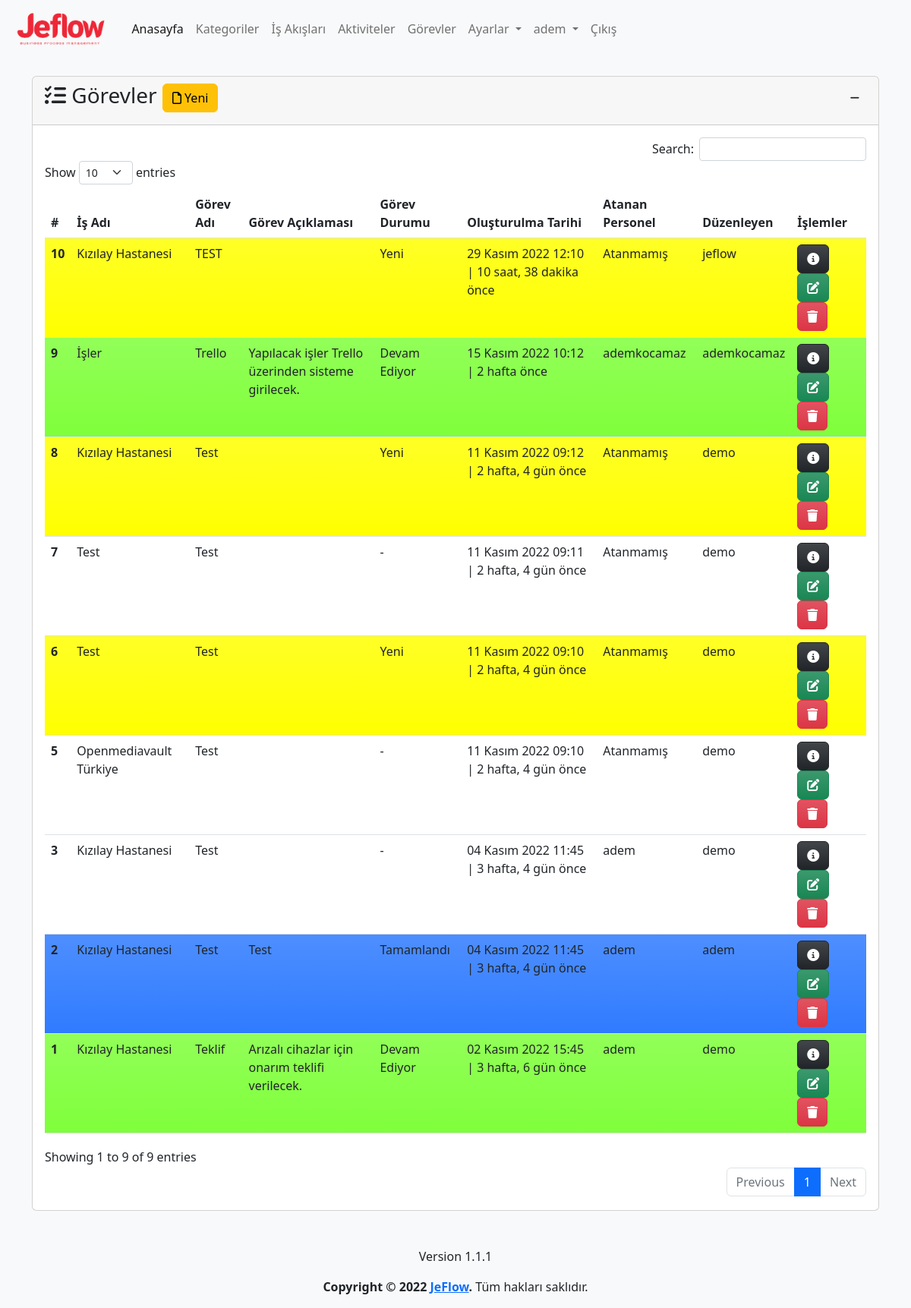
The app's page /task/ (signed in) with its own data.
### app/models.py (models this page shows, shortened)
class Task(models.Model):
    process=models.ForeignKey(Process,on_delete=models.CASCADE,verbose_name='İş Adı')
    name=models.CharField(max_length=500,verbose_name='Görev Adı')
    description=models.TextField(verbose_name='Görev Açıklaması', blank=True, null=True)
    state=models.ForeignKey(State, on_delete=models.SET_NULL,verbose_name='Durum', blank=True, null=True)
    assigned_user=models.ForeignKey(User,on_delete=models.SET_NULL,related_name='assigned_user',verbose_name='Atanan Personel', blank=True, null=True)
    file=models.FileField(upload_to='task_files/%Y/%m/%d/', verbose_name='Dosya', blank=True, null=True)
    created_date=models.DateTimeField(auto_now_add=True, verbose_name='Oluşturulma Tarihi')
    user=models.ForeignKey(User,on_delete=models.CASCADE,verbose_name='Kullanıcı', blank=True, null=True)
    class Meta:
        verbose_name='Görev'
        verbose_name_plural='Görevler'

class Process(models.Model):
    category=models.ForeignKey(Category,on_delete=models.CASCADE,verbose_name='Kategori')
    name=models.CharField(max_length=500,verbose_name='İş Akış Adı')
    description=models.TextField(verbose_name='İş Akış Açıklaması', blank=True, null=True)
    state=models.ForeignKey(State, on_delete=models.SET_NULL,verbose_name='Durum', blank=True, null=True)
    file=models.FileField(upload_to='process_files/%Y/%m/%d/', verbose_name='Dosya', blank=True, null=True)
    created_date=models.DateTimeField(auto_now_add=True, verbose_name='Oluşturulma Tarihi')
    user=models.ForeignKey(User,on_delete=models.CASCADE,verbose_name='Kullanıcı', blank=True, null=True)
    def __str__(self):
        return self.name # + ' - ' + self.created_date.strftime("%d.%m.%Y, %H:%M:%S")
    class Meta:
        verbose_name='İş Akışı'
        verbose_name_plural='İş Akışları'

class State(models.Model):
    name=models.CharField(max_length=100,verbose_name='Durum')
    description=models.TextField(verbose_name='Açıklama', blank=True, null=True)
    color=ColorField(default='#FFFFFF',verbose_name='Renk')
    created_date=models.DateTimeField(auto_now_add=True, verbose_name='Oluşturulma Tarihi', blank=True, null=True)
    user=models.ForeignKey(User,on_delete=models.PROTECT,verbose_name='Kullanıcı', blank=True, null=True)
    def __str__(self):
        return self.name
    class Meta:
        verbose_name='Durum'
        verbose_name_plural='Durumlar'

### app/views.py (the view, shortened to what this page needs)
# urls.py: path('task/', views.task, name='task'),
@login_required(login_url='/user/login/')
def task(request):
    state=get_object_or_404(State,name='Yeni')
    task_form=TaskForm(initial={'state':state})
    tasks = Task.objects.order_by('-created_date')
    context = {
        'task_form':task_form,
        'tasks': tasks
    }
    return render(request, 'app/task.html', context)

### app/forms.py
class TaskForm(forms.ModelForm):
    class Meta:
        model=Task
        fields=('process','name','description','assigned_user','state', 'file')

### templates/app/task.html (shortened to what this page needs)
{% extends 'layout.html' %}
{% load humanize %}
{% block content %}
{% load crispy_forms_tags %}
<div class="row mt-3">
    <div class="col-md-12">
        <div class="card">
            <div class="card-header">
                <h3 class="card-title">
                    <i class="fa-solid fa-list-check"></i>
                    Görevler
                    <button type="button" class="btn btn-warning" data-bs-toggle="modal" data-bs-target="#taskModal">
                        <i class="fa-regular fa-file"></i>
                        Yeni
                    </button>
                    <div class="float-end">
                        <button class="btn btn-sm" type="button" data-bs-toggle="collapse"
                            data-bs-target="#collapseTask" aria-expanded="false" aria-controls="collapseTask">
                            <i class="fa-solid fa-minus"></i>
                        </button>
                    </div>
                </h3>
            </div>
            <div class="collapse show" id="collapseTask">
                <div class="card-body">
                    {% if tasks %}
                    <table id="task" class="table table-hover">
                        <thead>
                            <tr>
                                <th scope="col">#</th>
                                <th scope="col">İş Adı</th>
                                <th scope="col">Görev Adı</th>
                                <th scope="col">Görev Açıklaması</th>
                                <th scope="col">Görev Durumu</th>
                                <th scope="col">Oluşturulma Tarihi</th>
                                <th scope="col">Atanan Personel</th>
                                <th scope="col">Düzenleyen</th>
                                <th scope="col">İşlemler</th>
                            </tr>
                        </thead>
                        <tbody>
                            {% for task in tasks %}
                            <tr class="bg-gradient" style="background-color: {{ task.state.color }}">
                                <th scope="row">{{ task.id }}</th>
                                <td>{{ task.process }}</td>
                                <td>{{ task.name }}</td>
                                <td>{{ task.description | safe }}</td>
                                <td>
                                    {% if task.state is not None %}
                                    {{task.state}}
                                    {% else %}
                                    -
                                    {% endif %}
                                </td>
                                <td>{{ task.created_date }} | {{ task.created_date | timesince}} önce</td>
                                <td>
                                    {% if task.assigned_user is not None%}
                                    {{ task.assigned_user }}
                                    {% else %}
                                    Atanmamış
                                    {% endif %}
                                </td>
                                <td>{{ task.user }}</td>
                                <td>
                                    <a href="{% url 'task_detail' task.id %}" class="btn btn-dark bg-gradient"
                                        data-bs-toggle="popover" data-bs-trigger="hover" data-bs-title="Detaylar"
                                        data-bs-content="Seçili satırdaki kaydın detaylarını görüntüler.">
                                        <i class="fa-solid fa-circle-info"></i>
                                    </a>
                                    <a class="btn btn-success bg-gradient" href="{% url 'task_update' task.id %}"
                                        data-bs-toggle="popover" data-bs-trigger="hover" data-bs-title="Düzenle"
                                        data-bs-content="Seçili satırdaki kaydı düzenler.">
                                        <i class="fa-solid fa-pen-to-square"></i>
                                    </a>
                                    <a class="btn btn-danger bg-gradient" href="{% url 'task_delete' task.id %}"
                                        data-bs-toggle="popover" data-bs-trigger="hover" data-bs-title="Sil"
                                        data-bs-content="Seçili satırdaki kaydı siler.">
                                        <i class="fa-solid fa-trash"></i>
                                    </a>
                                </td>
                            </tr>
                            {% endfor %}
                        </tbody>
                    </table>
                    {% else %}
                    <div class="alert alert-warning">
                        <p>Görev bulunamadı.</p>
                    </div>
                    {% endif %}
                </div>
            </div>
        </div>
    </div>
</div>
{% endblock %}

### templates/layout.html (shortened to what this page needs)
{% load static %}
<!doctype html>
<html lang="tr">
<head>
  <link href="https://cdn.jsdelivr.net/npm/bootstrap@5.2.2/dist/css/bootstrap.min.css" rel="stylesheet"
>
  <link rel="stylesheet" href="{% static 'css/jeflow.css' %}">
  <link href="https://cdn.jsdelivr.net/npm/summernote@0.8.18/dist/summernote-lite.min.css" rel="stylesheet">
  <link href="https://cdn.jsdelivr.net/npm/select2@4.1.0-rc.0/dist/css/select2.min.css" rel="stylesheet" />
  <link rel="stylesheet" type="text/css" href="https://cdn.datatables.net/1.12.1/css/dataTables.bootstrap5.min.css">
  <link rel="stylesheet" type="text/css"
    href="https://cdn.datatables.net/responsive/2.3.0/css/responsive.dataTables.min.css">
  <link rel="stylesheet" type="text/css" href="https://cdn.datatables.net/buttons/2.2.3/css/buttons.bootstrap5.min.css">
</head>
<body class="bg-light">
  <header>
    <nav class="navbar navbar-expand-lg bg-light">
      <div class="container-fluid">
        <a class="navbar-brand" href="{% url 'index' %}">
          <img class="logo" src="{% static 'img/logo-text.png' %}" alt="JeFlow">
        </a>
        <div class="collapse navbar-collapse" id="navbarNavDropdown">
          <ul class="navbar-nav">
            <li class="nav-item">
              <a class="nav-link active" aria-current="page" href="{% url 'index' %}">Anasayfa</a>
            </li>
            {% if user.is_authenticated %}
            <li class="nav-item">
              <a class="nav-link" href="{% url 'category' %}">Kategoriler</a>
            </li>
            <li class="nav-item">
              <a class="nav-link" href="{% url 'process' %}">İş Akışları</a>
            </li>
            <li class="nav-item">
              <a class="nav-link" href="{% url 'activity' %}">Aktiviteler</a>
            </li>
            <li class="nav-item">
              <a class="nav-link" href="{% url 'task' %}">Görevler</a>
            </li>
            <li class="nav-item dropdown">
              <a class="nav-link dropdown-toggle" href="{% url 'settings' %}" role="button" data-bs-toggle="dropdown"
                aria-expanded="false">
                Ayarlar
              </a>
            </li>
            <li class="nav-item dropdown">
              <a class="nav-link dropdown-toggle" href="{% url 'profile' %}" role="button" data-bs-toggle="dropdown"
                aria-expanded="false">
                {{ user }}
              </a>
            </li>
            <li class="nav-item">
              <a class="nav-link" href="javascript:{document.getElementById('logout').submit()}">Çıkış</a>
            </li>
            {% else %}
            <li class="nav-item">
              <a class="nav-link" href="{% url 'register' %}">Kayıt Ol</a>
            </li>
            {% endif %}
          </ul>
        </div>
      </div>
    </nav>
  </header>
  <main>
    <div class="container mt-4">
      {% block content %}
      {% endblock %}
    </div>
  </main>
  <footer class="mt-5">
    <div class="d-flex flex-column justify-content-center align-items-center">
      <p>Version 1.1.1</p>
      <p><strong>Copyright &copy; 2022 <a href="{% url 'index' %}">JeFlow</a>.</strong> Tüm hakları saklıdır.</p>
    </div>
  </footer>
</body>
</html>

### static/css/jeflow.css (style rules this page uses)
img.logo { height: 50px; }

### records on screen
Task: id "10", process "Kızılay Hastanesi", name "TEST", state "Yeni", created_date "29 Kasım 2022 12:10", created_date "10 saat, 38 dakika", shows "Atanmamış", user "jeflow"
Task: id "9", process "İşler", name "Trello", description "Yapılacak işler Trello üzerinden sisteme girilecek.", state "Devam Ediyor", created_date "15 Kasım 2022 10:12", created_date "2 hafta", assigned_user "ademkocamaz", user "ademkocamaz"
Task: id "8", process "Kızılay Hastanesi", name "Test", state "Yeni", created_date "11 Kasım 2022 09:12", created_date "2 hafta, 4 gün", shows "Atanmamış", user "demo"
Task: id "7", process "Test", name "Test", created_date "11 Kasım 2022 09:11", created_date "2 hafta, 4 gün", shows "Atanmamış", user "demo"
Task: id "6", process "Test", name "Test", state "Yeni", created_date "11 Kasım 2022 09:10", created_date "2 hafta, 4 gün", shows "Atanmamış", user "demo"
Task: id "5", process "Openmediavault Türkiye", name "Test", created_date "11 Kasım 2022 09:10", created_date "2 hafta, 4 gün", shows "Atanmamış", user "demo"
Task: id "3", process "Kızılay Hastanesi", name "Test", created_date "04 Kasım 2022 11:45", created_date "3 hafta, 4 gün", assigned_user "adem", user "demo"
Task: id "2", process "Kızılay Hastanesi", name "Test", description "Test", state "Tamamlandı", created_date "04 Kasım 2022 11:45", created_date "3 hafta, 4 gün", assigned_user "adem", user "adem"
Task: id "1", process "Kızılay Hastanesi", name "Teklif", description "Arızalı cihazlar için onarım teklifi verilecek.", state "Devam Ediyor", created_date "02 Kasım 2022 15:45", created_date "3 hafta, 6 gün", assigned_user "adem", user "demo"

### other values on screen
{{ user }} "adem"
